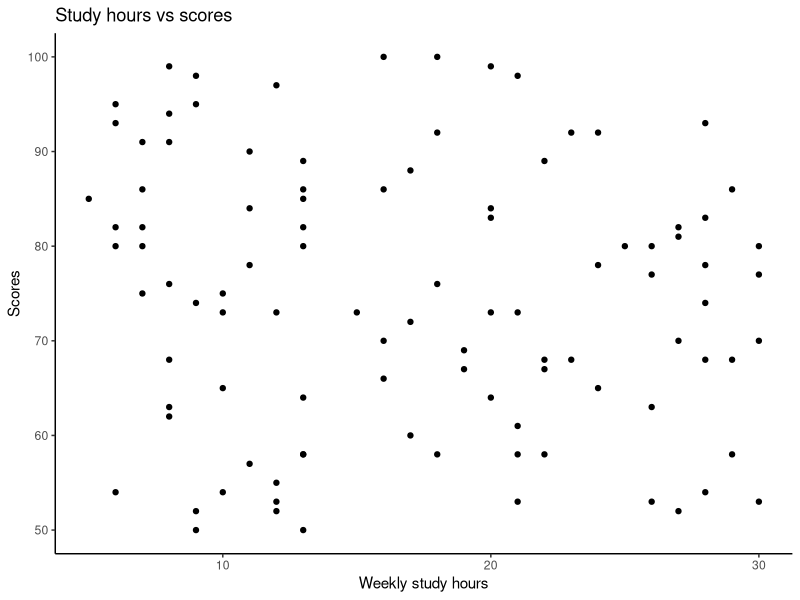
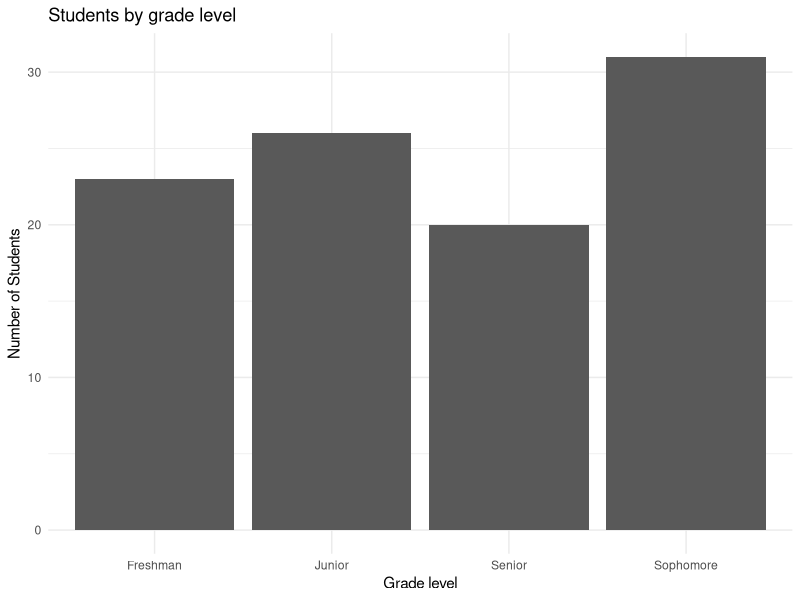
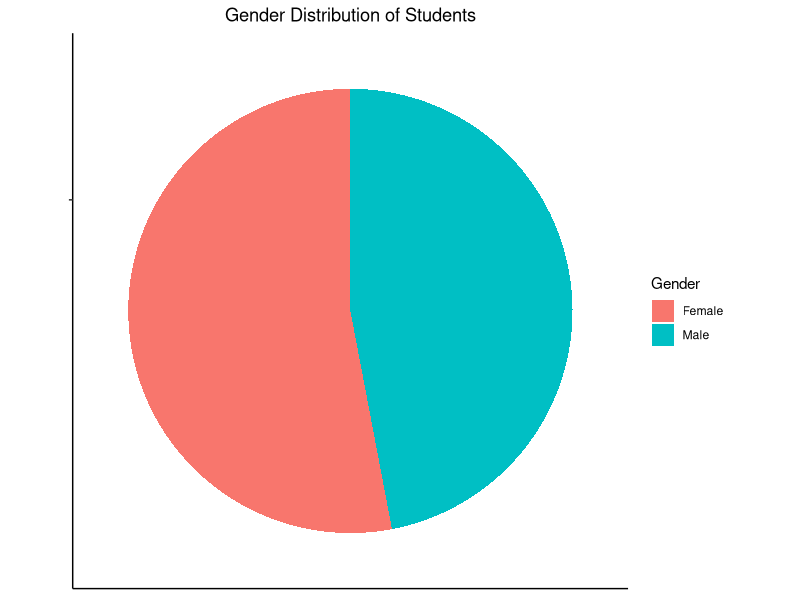
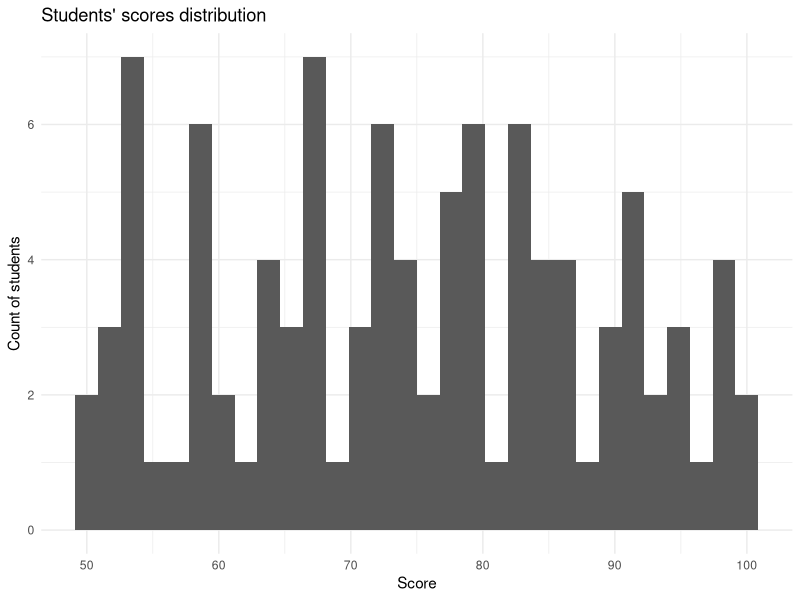

The R source for these figures, in order:
## ---- chunk 1
age <- 27
class(age)
## ---- chunk 2
age <- 34L
class(age)
## ---- chunk 3
weight <- 68.2
class(weight)
## ---- chunk 4
name <- "Mustafa"
class(name)
## ---- chunk 5
is_winter <- FALSE
class(is_winter)
## ---- chunk 6
marks = c(23, 67, 98, 34, 98, 21)
print(marks) # print to the console
is.vector(marks) # find its data structure
## ---- chunk 7
vector1 = seq(1, 9) 

# Convert to matrix
## create by column 
m1=matrix(vector1, ncol=3)
print(m1) # print the matrix to the console 

is.matrix(m1) # confirms if its really a matrix 
## ---- chunk 8
var_names <- c("A", "B", "C") # vector to store variable names 

m1_df <- data.frame(var_names, m1) # create the data frame
print(m1_df) #print to the console 

is.data.frame(m1_df) #confirms if its really a data.frame. 
## ---- chunk 9
m1_imported <- read.csv("data/m1.csv") # import the csv data set
m1_imported # Display the data
## ---- chunk 10
library(readxl)

students_imported <- read_excel("data/students.xlsx") # Import the data
students_imported # Display the data
## ---- chunk 11
write.csv(m1_imported, "data/m1_exported.csv") # Write the data set locally
## ---- chunk 12
library(openxlsx)

write.xlsx(students_imported, "data/students_exported.xlsx")
## ---- chunk 13
# Create a dataset
set.seed(42)
df <- data.frame(
  Product = c('Shoes', 'Laptop', 'Watch', 'Phone', 'Shoes', 'Watch', 'Laptop', 'Shoes', 'Laptop', 'Phone'),
  Sales = c(150, 500, NA, 300, 150, 1000, 500, 150, 500, 300), # Outlier in Sales (1000)
  Category = c('Fashion', 'Tech', 'Fashion', 'Tech', 'Fashion', 'Fashion', 'Tech', 'Fashion', 'Tech', 'Tech'),
  Discount = c(10, 0, 20, 5, 10, 20, 0, 10, 0, 5),
  Returns = c(2, 0, 1, 0, 2, 1, 0, 2, 0, 0),
  Profit = c(30, 100, NA, 70, 30, 500, 100, 30, 100, 70)  # Outlier in Profit (500)
)

# Add duplicated rows
df <- rbind(df, df[2:3, ])

# View the dataset
head(df)
## ---- chunk 14
sum(is.na(df))
## ---- chunk 15
# Fill missing Sales and Profit with the mean of the respective columns
df$Sales[is.na(df$Sales)] <- mean(df$Sales, na.rm = TRUE)
df$Profit[is.na(df$Profit)] <- mean(df$Profit, na.rm = TRUE)

# View the data set after handling null values
head(df)

# Count the null values in the data set to confirm the operation
sum(is.na(df))
## ---- chunk 16
# Count the duplicated rows
sum(duplicated(df))

# Shape of the data set 
dim(df)
## ---- chunk 17
# Load the required libraries 
library(dplyr)

# Remove duplicated rows
df_cleaned <- df %>% distinct()

# Count the duplicated records
sum(duplicated(df_cleaned))

# Shape of the data set 
dim(df_cleaned)
## ---- chunk 18
# Use the IQR method to detect outliers in Sales and Profit
Q1_sales <- quantile(df_cleaned$Sales, 0.25)
Q3_sales <- quantile(df_cleaned$Sales, 0.75)
IQR_sales <- Q3_sales - Q1_sales

Q1_profit <- quantile(df_cleaned$Profit, 0.25)
Q3_profit <- quantile(df_cleaned$Profit, 0.75)
IQR_profit <- Q3_profit - Q1_profit

# Filter out outliers
df_cleaned <- df_cleaned %>%
  filter(!(Sales < (Q1_sales - 1.5 * IQR_sales) | Sales > (Q3_sales + 1.5 * IQR_sales))) %>%
  filter(!(Profit < (Q1_profit - 1.5 * IQR_profit) | Profit > (Q3_profit + 1.5 * IQR_profit)))

# Find out how many records were affected
dim(df_cleaned)
## ---- chunk 19
library(ggplot2)
## ---- chunk 20
library(dplyr)

# Sample data for students 
set.seed(27)

students_df <- data.frame(
  student_id = 1:100,
  score = sample(50:100, 100, replace = TRUE),
  study_hours = sample(5:30, 100, replace = TRUE),
  gender = sample(c("Male", "Female"), 100, replace = TRUE),
  grade = sample(c("Freshman", "Sophomore", "Junior", "Senior"), 100, replace = TRUE)
)

head(students_df)
## ---- chunk 21
# The set up
ggplot(data = students_df, 
       aes(x = study_hours, y = score)) + 
  # The geoms - for scatter plot 
  geom_point() +
  
  # Labels 
  labs(
    title = "Study hours vs scores",
    x = "Weekly study hours",
    y = "Scores"
  ) + 
  
  # Theme
  theme_classic()
## ---- chunk 22
ggplot(data = students_df, 
       aes(x=grade)) + 
  geom_bar() + 
  labs(
    title = "Students by grade level",
    x = "Grade level",
    y = "Number of Students"
  ) + 
  theme_minimal()
## ---- chunk 23
# Load required libraries
library(ggplot2)
library(dplyr)

# Ensure `gender` column is recognized
students_df$gender <- as.factor(students_df$gender)

# Count gender distribution
gender_count <- dplyr::count(students_df, gender)

# Create Pie Chart
ggplot(data = gender_count, aes(x = "", y = n, fill = gender)) + 
  geom_bar(stat = "identity", width = 1) + 
  coord_polar("y") + 
  labs(
    title = "Gender Distribution of Students",
    fill = "Gender"
  ) +
  theme_classic() +
  theme(
    plot.title = element_text(hjust = 0.5),
    axis.title = element_blank(),
    axis.text = element_blank(),
    panel.grid = element_blank()
  )
## ---- chunk 24
ggplot(data = students_df,
       aes(x=score)) + 
  geom_histogram() +
  labs(
    title = "Students' scores distribution",
    x = "Score", 
    y = "Count of students"
  ) + 
  theme_minimal()
## ---- chunk 25
# Set seed for reproducibility 
set.seed(71)

# Generate the data set 
patients_data <- data.frame(
  patient_id = 1:1000,
  age = sample(20:80, 1000, replace = TRUE), 
  height_cm = rnorm(1000, mean = 165, sd=10), 
  weight_kg = runif(1000, min=50, max=135),
  gender = sample(c("Male", "Female"), 1000, replace = TRUE),
  condition = sample(c("Hypertension", "Malaria", "Pneumonia", "Diabetes", 
                       "Asthma", "Healthy"), 1000, replace=TRUE)
)

head(patients_data)
